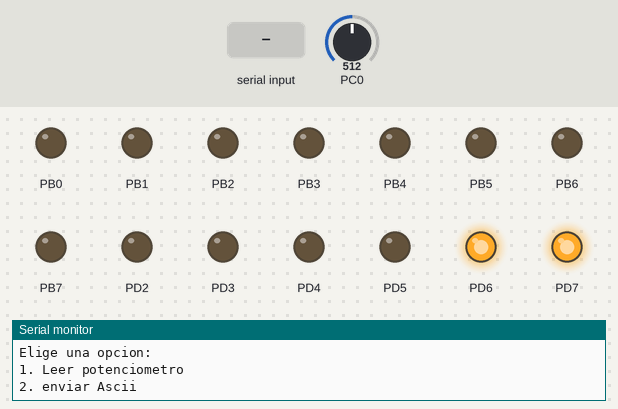
Simulated run of this program. Board: ATmega328P, built with avr-gcc and emulated at 16 MHz. Parts: output pins drawn as LEDs (lit = HIGH), the last lines printed to the serial monitor. Inputs (shaded band) come from the test bench; at power-on: PC0 = 512.

Above: at 1.2 s.
1.3 s: "2\n" received over Serial
At 2.0 s:
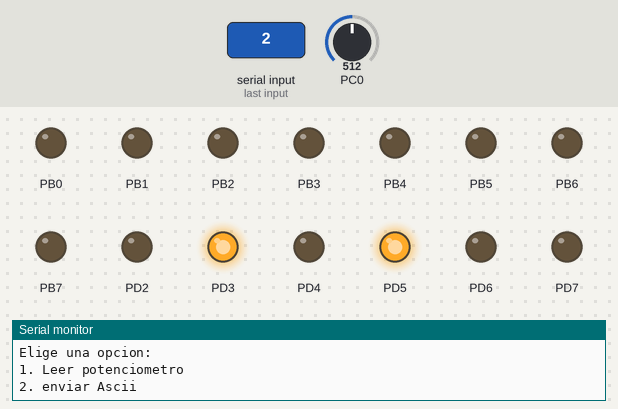
2.8 s: byte 49 ('1') received over Serial
4.3 s: byte 50 ('2') received over Serial
At 4.7 s:
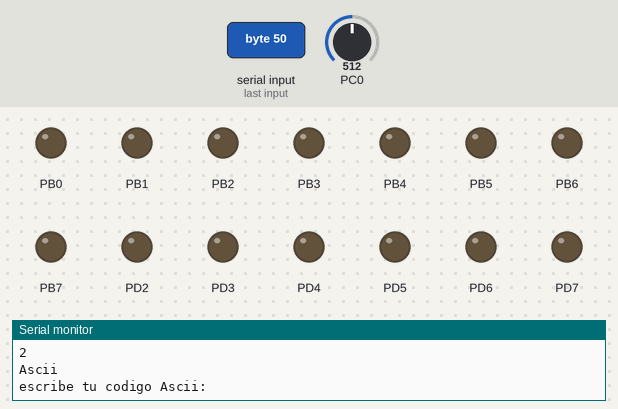
6.3 s: byte 48 ('0') received over Serial
At 6.8 s:
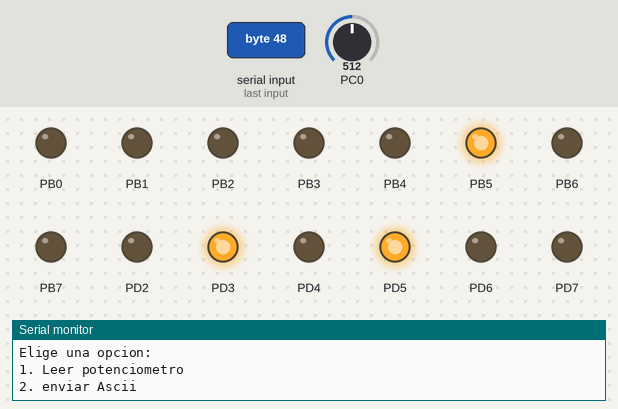
Timing chart, 0 to 9.3 s (numbered marks = the images above; inputs shaded):
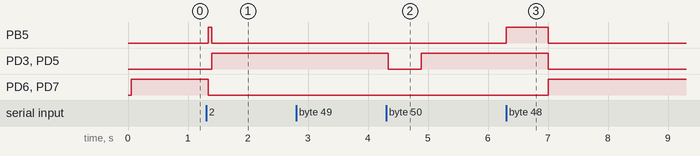

Measured:
- after the input at 1.3 s, PB5: LOW → HIGH at once, → LOW 0.06 s later; PD3, PD5: LOW → HIGH after 0.09 s; PD6, PD7: HIGH → LOW at once
- after the input at 4.3 s, PD3, PD5: HIGH → LOW at once, → HIGH 0.55 s later
- after the input at 6.3 s, PB5: LOW → HIGH at once, → LOW 0.71 s later; PD3, PD5: HIGH → LOW after 0.71 s; PD6, PD7: LOW → HIGH after 0.71 s

The program:

main.c
```c
//***************************************************************************
// Universidad del Valle de Guatemala
// IE2023: Programación de Microcontroladores
// Autor: Ruben Granados
// Hardware: ATMEGA328P
// Created: 22/04/2024
//***************************************************************************
// PreLab 6
//***************************************************************************

#define F_CPU 16000000
#include <avr/io.h>
#include <util/delay.h>
#include <avr/interrupt.h>
#include <stdio.h>

void initUART(void);
void writeUART(char caracter);
void writeTextUART(char* texto);
void asciiVal(void);
void MenuL0(void);
void ADC_init(void);
uint16_t adcRead(uint8_t);

int adcValue1 = 0;
uint8_t StateAscii = 0;
uint8_t StatePot = 0;
char buffLast = '0';
char buffer[10];

volatile char bufferRX;


int main(void)
{
	initUART();
	ADC_init();
	sei();
	DDRD = 0xFF;
	DDRB = 0xFF;
	MenuL0();
	PORTD = 0;
	PORTB = 0;
	while (1){

		asciiVal();
		if (StatePot == 1){
			adcValue1 = adcRead(0);

			// Convertir el valor int en una cadena de caracteres
			sprintf(buffer, "%d", adcValue1);

			// Enviar la cadena de caracteres por el puerto serie
			writeTextUART(buffer);

			writeTextUART("\n");

			_delay_ms(1000);
		}
	}
}

void initUART(void){
	// Rx y Tx
	DDRD &= ~(1<<DDD0);
	DDRD |= (1<<DDD1);
	// fast mode
	// CONFIGURAR A
	UCSR0A = 0;
	UCSR0A |= (1<<U2X0);
	// CONFIGURAR B /  ISR RX/ habilitar Rx y Tx
	UCSR0B = 0;
	UCSR0B |= (1<<RXCIE0)|(1<<RXEN0)|(1<<TXEN0);
	// frame 8 bits, no paridad, 1 bit stop
	UCSR0C = 0;
	UCSR0C |= (1<<UCSZ01)|(1<<UCSZ00);
	// baudrate 9600
	UBRR0 = 207;
}
void writeUART(char caracter){
	while(!(UCSR0A&(1<<UDRE0)));
	UDR0 = caracter;
}
void writeTextUART(char* texto){
	uint8_t i;
	for (i=0; texto[i] != '\0'; i++){
		while(!(UCSR0A&(1<<UDRE0)));
		UDR0 = texto[i];
	}
}
ISR(USART_RX_vect){
	bufferRX = UDR0;
	if(StateAscii >=1){
		PORTB |= (1<<PB5);
		buffLast = bufferRX;
	}
	while(!(UCSR0A&(1<<UDRE0)));
	UDR0 = bufferRX;
	if (StateAscii >= 1){
		StateAscii++;
		if (StateAscii >= 2){
			StateAscii = 0;
			MenuL0();
		}
	}
	if (StatePot == 1){
		if (bufferRX == '0'){
			StatePot = 0;
			MenuL0();
		}
	}
	if (bufferRX == '1'){
		if (StateAscii == 0){
			writeTextUART("\nValor Potenciometro\n");
			writeTextUART("Escribir 0 para volver\n");
			StatePot = 1;
		}
	} else if (bufferRX == '2'){
		if (StateAscii == 0){
			writeTextUART("\nAscii\n");
			writeTextUART("\nescribe tu codigo Ascii:\n");
			StateAscii = 1;
			PORTD = 0;
			PORTB = 0;
		}
	}

}
void asciiVal(void){
	PORTD = buffLast<<2;
	PORTB = buffLast>>6;
}
void MenuL0(void){
	writeTextUART("\nElige una opcion:\n");
	writeTextUART("1. Leer potenciometro\n");
	writeTextUART("2. enviar Ascii\n");
}
void ADC_init(void){
	ADMUX |= (1<<REFS0);	// VCC REF
	ADMUX &= ~(1<<REFS1);
	ADMUX &= ~(1<<ADLAR);	// 10 bits
	// PRESCALER 128 > 16M/128 = 125KHz
	ADCSRA |= (1<<ADPS2)|(1<<ADPS1)|(1<<ADPS0);
	ADCSRA |= (1<<ADEN);	// ADC ON
}
uint16_t adcRead(uint8_t canal){
	ADMUX = (ADMUX & 0xF0)|canal;	// selección de canal
	ADCSRA |= (1<<ADSC);	// inicia conversión
	while((ADCSRA)&(1<<ADSC));	// hasta finalizar conversión
	return(ADC);
}
```
